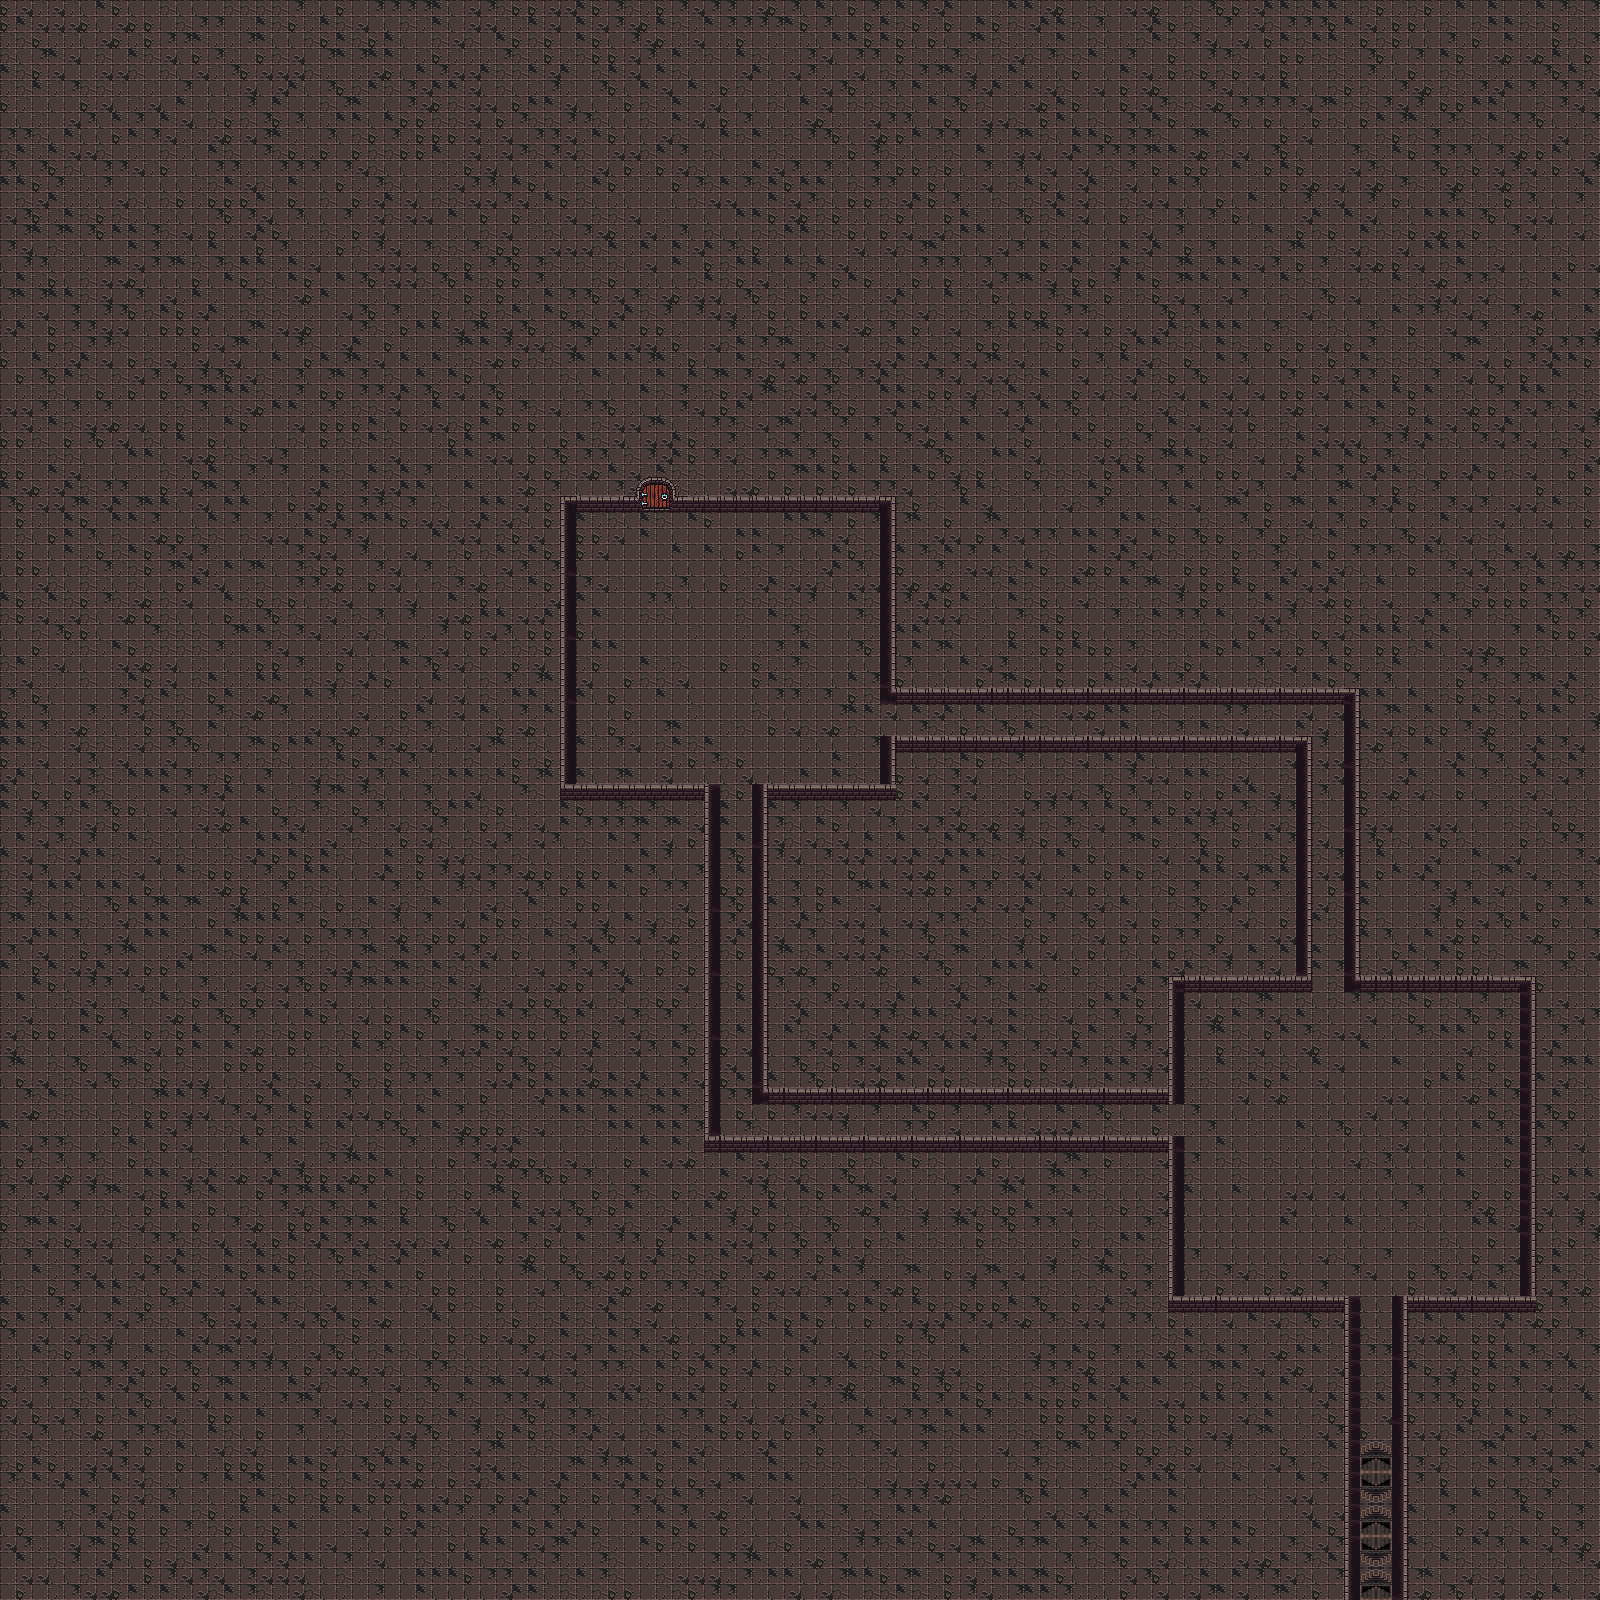

This is a level from a 2D game, rendered from its Tiled map with the project's own tilesets. A one-line summary and the map file follow, with tile-layer data summarised:
An orthogonal 100x100 tile map with 16x16 px tiles, 2 tile layers (walls_floor, exit), 5 hidden layers not drawn, 4 tilesets.

<map version="1.10" tiledversion="1.10.2" orientation="orthogonal" renderorder="right-down" width="100" height="100" tilewidth="16" tileheight="16" infinite="0" nextlayerid="8" nextobjectid="1">
 <editorsettings>
  <export target="../../../../OneDrive/Desktop/LEVEL_2_MAP_COLLISION.tmj" format="json" />
 </editorsettings>
 <tileset firstgid="1" source="level2TileSet.tsx" />
 <tileset firstgid="1025" source="level2_walls.tsx" />
 <tileset firstgid="1217" source="V2.tsx" />
 <tileset firstgid="1409" source="Solid_red.tsx" />
 <layer id="1" name="walls_floor" width="100" height="100">
  <data>[10000 cells, 10000 non-empty, 44 distinct tile ids]</data>
 </layer>
 <layer id="2" name="exit" width="100" height="100">
  <data>[10000 cells, 12 non-empty, 12 distinct tile ids]</data>
 </layer>
 <layer id="3" name="barrier" width="100" height="100" visible="0">
  <data>[10000 cells, 340 non-empty, 1 distinct tile ids]</data>
 </layer>
 <layer id="4" name="exit_barrier" width="100" height="100" visible="0">
  <data>[10000 cells, 2 non-empty, 1 distinct tile ids]</data>
 </layer>
 <layer id="5" name="boss_spawn" width="100" height="100" visible="0">
  <data>[10000 cells, 1 non-empty, 1 distinct tile ids]</data>
 </layer>
 <layer id="6" name="enemy_spawn" width="100" height="100" visible="0">
  <data>[10000 cells, 153 non-empty, 1 distinct tile ids]</data>
 </layer>
 <layer id="7" name="bossArea" width="100" height="100" visible="0">
  <data>[10000 cells, 327 non-empty, 1 distinct tile ids]</data>
 </layer>
</map>
